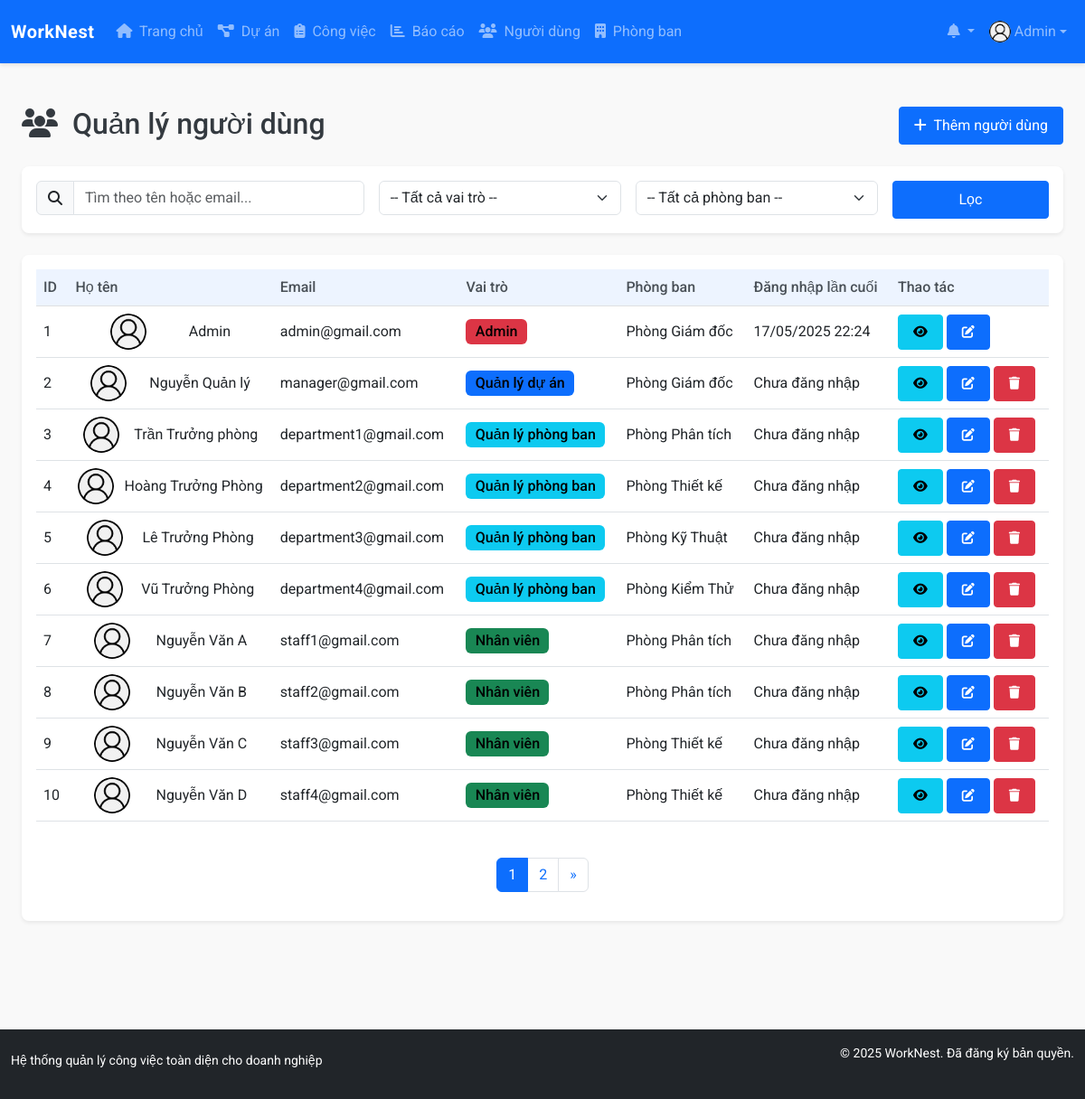
The app's page /modules/users/index.php (signed in) with its own data.
### tables this page shows
CREATE TABLE `users` (
  `id` int NOT NULL,
  `name` varchar(100) NOT NULL,
  `email` varchar(100) NOT NULL,
  `password` varchar(255) NOT NULL,
  `role` enum('admin','project_manager','department_manager','staff') NOT NULL DEFAULT 'staff',
  `department_id` int DEFAULT NULL,
  `phone` varchar(20) DEFAULT NULL,
  `avatar` varchar(255) DEFAULT 'assets/images/avatar-default.png',
  `created_at` datetime NOT NULL DEFAULT CURRENT_TIMESTAMP,
  `updated_at` datetime DEFAULT NULL ON UPDATE CURRENT_TIMESTAMP,
  `last_login` datetime DEFAULT NULL
);

CREATE TABLE `departments` (
  `id` int NOT NULL,
  `name` varchar(100) NOT NULL,
  `description` text,
  `manager_id` int DEFAULT NULL,
  `created_at` datetime NOT NULL DEFAULT CURRENT_TIMESTAMP,
  `updated_at` datetime DEFAULT NULL ON UPDATE CURRENT_TIMESTAMP
);

### config/config.php (called while the page is built, shortened)
<?php
function is_logged_in() {
    return isset($_SESSION['user_id']);
}
function has_permission($required_role) {
    return $_SESSION['user_role'] === $required_role ||
           ($_SESSION['user_role'] === 'admin') ||
           ($required_role === 'department_manager' && $_SESSION['user_role'] === 'project_manager');
}
require_once ROOT_PATH . 'config/database.php';

### config/database.php (called while the page is built, shortened)
<?php
$conn = mysqli_connect(DB_HOST, DB_USER, DB_PASS, DB_NAME);
mysqli_set_charset($conn, "utf8mb4");
function query($sql) {
    global $conn;
    $result = mysqli_query($conn, $sql);
    return $result;
}
function fetch_array($result) {
    return mysqli_fetch_assoc($result);
}
function num_rows($result) {
    return mysqli_num_rows($result);
}

### includes/functions.php (called while the page is built, shortened)
<?php
function format_datetime($datetime, $format = 'd/m/Y H:i') {
    $date = new DateTime($datetime);
    $now = new DateTime();
    $diff = $now->diff($date);
    if ($diff->days == 0) {
        if ($diff->h == 0 && $diff->i < 5) {
            return 'Vừa xong';
        } elseif ($diff->h == 0) {
            return $diff->i . ' phút trước';
        } else {
            return $diff->h . ' giờ trước';
        }
    }
    elseif ($diff->days == 1) {
        return 'Hôm qua lúc ' . $date->format('H:i');
    }
    elseif ($diff->days < 7) {
        return $diff->days . ' ngày trước';
    }
    else {
        return $date->format($format);
    }
}
function get_notifications($user_id, $limit = 10, $offset = 0) {
    $limit = (int)$limit;
    $notifications = [];
    return $notifications;
}

### modules/users/index.php (the view, shortened to what this page needs)
<?php
require_once '../../config/config.php';
require_once '../../includes/functions.php';
$page = isset($_GET['page']) ? (int)$_GET['page'] : 1;
include_once '../../templates/header.php';
$search = isset($_GET['search']) ? escape_string($_GET['search']) : '';
$filter_role = isset($_GET['role']) ? escape_string($_GET['role']) : '';
$filter_department = isset($_GET['department']) ? (int)$_GET['department'] : 0;
$base_sql = "FROM users u
        LEFT JOIN departments d ON u.department_id = d.id
        WHERE 1=1";
$count_sql = "SELECT COUNT(*) as total " . $base_sql;
$count_result = query($count_sql);
$count_row = fetch_array($count_result);
$total = $count_row['total'];
$total_pages = ceil($total / $limit);
$sql = "SELECT u.*, d.name as department_name " . $base_sql . " ORDER BY u.id ASC LIMIT $offset, $limit";
$result = query($sql);
?>
<div class="container-fluid py-4">
    <div class="row mb-4">
        <div class="col-md-6">
            <h2 class="mb-0">
                <i class="fas fa-users me-2"></i> Quản lý người dùng
            </h2>
        </div>
        <div class="col-md-6 text-md-end">
            <?php if (has_permission('admin')): ?>
            <a href="add.php" class="btn btn-primary">
                <i class="fas fa-plus me-1"></i> Thêm người dùng
            </a>
            <?php endif; ?>
        </div>
    </div>
    <div class="card mb-4">
        <div class="card-body">
            <form method="get" action="" class="row g-3">
                <div class="col-md-4">
                    <div class="input-group">
                        <span class="input-group-text"><i class="fas fa-search"></i></span>
                        <input type="text" class="form-control" name="search" placeholder="Tìm theo tên hoặc email..." value="<?php echo $search; ?>">
                    </div>
                </div>
                <div class="col-md-3">
                    <select name="role" class="form-select">
                        <option value="">-- Tất cả vai trò --</option>
                    </select>
                </div>
                <div class="col-md-3">
                    <select name="department" class="form-select">
                        <option value="0">-- Tất cả phòng ban --</option>
                    </select>
                </div>
                <div class="col-md-2">
                    <button type="submit" class="btn btn-primary w-100">Lọc</button>
                </div>
            </form>
        </div>
    </div>
    <div class="card">
        <div class="card-body">
            <div class="table-responsive">
                <table class="table table-hover align-middle">
                    <thead class="table-light">
                        <tr>
                            <th scope="col">ID</th>
                            <th scope="col">Họ tên</th>
                            <th scope="col">Email</th>
                            <th scope="col">Vai trò</th>
                            <th scope="col">Phòng ban</th>
                            <th scope="col">Đăng nhập lần cuối</th>
                            <th scope="col">Thao tác</th>
                        </tr>
                    </thead>
                    <tbody>
                        <?php if (num_rows($result) > 0): ?>
                            <?php while ($user = fetch_array($result)): ?>
                                <tr>
                                    <td><?php echo $user['id']; ?></td>
                                    <td>
                                        <div class="d-flex align-items-center justify-content-evenly">
                                            <img src="<?php echo BASE_URL . $user['avatar']; ?>" alt="Avatar" class="rounded-circle me-2" style="width: 40px; height: 40px; object-fit: cover;">
                                            <?php echo $user['name']; ?>
                                        </div>
                                    </td>
                                    <td><?php echo $user['email']; ?></td>
                                    <td>
                                        <?php
                                        $role_badge_class = 'secondary';
                                        $role_text = 'Không xác định';
                                        switch ($user['role']) {
                                            case 'admin':
                                                $role_badge_class = 'danger';
                                                $role_text = 'Admin';
                                                break;
                                            case 'project_manager':
                                                $role_badge_class = 'primary';
                                                $role_text = 'Quản lý dự án';
                                                break;
                                            case 'department_manager':
                                                $role_badge_class = 'info';
                                                $role_text = 'Quản lý phòng ban';
                                                break;
                                            case 'staff':
                                                $role_badge_class = 'success';
                                                $role_text = 'Nhân viên';
                                                break;
                                        }
                                        ?>
                                        <span class="badge bg-<?php echo $role_badge_class; ?>"><?php echo $role_text; ?></span>
                                    </td>
                                    <td><?php echo $user['department_name'] ?? 'Chưa phân công'; ?></td>
                                    <td><?php echo $user['last_login'] ? format_datetime($user['last_login']) : 'Chưa đăng nhập'; ?></td>
                                    <td>
                                        <a href="view.php?id=<?php echo $user['id']; ?>" class="btn btn-sm btn-info" data-bs-toggle="tooltip" title="Xem chi tiết">
                                            <i class="fas fa-eye"></i>
                                        </a>
                                        <?php if (has_permission('admin')): ?>
                                        <a href="edit.php?id=<?php echo $user['id']; ?>" class="btn btn-sm btn-primary" data-bs-toggle="tooltip" title="Chỉnh sửa">
                                            <i class="fas fa-edit"></i>
                                        </a>
                                        <?php if ($user['id'] != $_SESSION['user_id']): ?>
                                        <a href="index.php?action=delete&id=<?php echo $user['id']; ?>" class="btn btn-sm btn-danger delete-confirm" data-bs-toggle="tooltip" title="Xóa">
                                            <i class="fas fa-trash"></i>
                                        </a>
                                        <?php endif; ?>
                                        <?php endif; ?>
                                    </td>
                                </tr>
                            <?php endwhile; ?>
                        <?php else: ?>
                            <tr>
                                <td colspan="7" class="text-center">Không tìm thấy người dùng nào</td>
                            </tr>
                        <?php endif; ?>
                    </tbody>
                </table>
            </div>
            <?php if ($total_pages > 1): ?>
                <nav aria-label="Page navigation" class="mt-4">
                    <ul class="pagination justify-content-center">
                        <?php for($i = 1; $i <= $total_pages; $i++): ?>
                            <li class="page-item <?php echo $page == $i ? 'active' : ''; ?>">
                                <a class="page-link" href="?page=<?php echo $i; ?><?php echo !empty($search) ? '&search='.$search : ''; ?><?php echo !empty($filter_role) ? '&role='.$filter_role : ''; ?><?php echo $filter_department > 0 ? '&department='.$filter_department : ''; ?>">
                                    <?php echo $i; ?>
                                </a>
                            </li>
                        <?php endfor; ?>
                        <?php if ($page < $total_pages): ?>
                            <li class="page-item">
                                <a class="page-link" href="?page=<?php echo $page+1; ?><?php echo !empty($search) ? '&search='.$search : ''; ?><?php echo !empty($filter_role) ? '&role='.$filter_role : ''; ?><?php echo $filter_department > 0 ? '&department='.$filter_department : ''; ?>" aria-label="Next">
                                    <span aria-hidden="true">&raquo;</span>
                                </a>
                            </li>
                        <?php endif; ?>
                    </ul>
                </nav>
            <?php endif; ?>
        </div>
    </div>
</div>
<?php
include_once '../../templates/footer.php';
?>

### templates/header.php (shortened to what this page needs)
<?php
require_once __DIR__ . '/../includes/functions.php';
?>
<!DOCTYPE html>
<html lang="vi">
<head>
    <link href="https://cdn.jsdelivr.net/npm/bootstrap@5.3.0-alpha1/dist/css/bootstrap.min.css" rel="stylesheet">
    <link rel="stylesheet" href="https://cdnjs.cloudflare.com/ajax/libs/font-awesome/6.4.0/css/all.min.css">
    <link rel="stylesheet" href="<?php echo BASE_URL; ?>assets/css/style.css">
</head>
<body>
    <?php if (is_logged_in()): ?>
        <nav class="navbar navbar-expand-lg navbar-dark bg-primary sticky-top">
            <div class="container-fluid">
                <a class="navbar-brand d-flex align-items-center justify-content-evenly" href="<?php echo BASE_URL; ?>">
                    <span class="fw-bold">WorkNest</span>
                </a>
                <div class="collapse navbar-collapse" id="navbarNav">
                    <ul class="navbar-nav me-auto">
                        <li class="nav-item">
                            <a class="nav-link" href="<?php echo BASE_URL; ?>">
                                <i class="fas fa-home me-1"></i> Trang chủ
                            </a>
                        </li>
                        <?php if (has_permission('project_manager') || has_permission('department_manager')): ?>
                            <li class="nav-item">
                                <a class="nav-link" href="<?php echo BASE_URL; ?>modules/projects/">
                                    <i class="fas fa-project-diagram me-1"></i> Dự án
                                </a>
                            </li>
                        <?php endif; ?>
                        <li class="nav-item">
                            <a class="nav-link" href="<?php echo BASE_URL; ?>modules/tasks/">
                                <i class="fas fa-clipboard-list me-1"></i> Công việc
                            </a>
                        </li>
                        <?php if (has_permission('project_manager') || has_permission('department_manager')): ?>
                            <li class="nav-item">
                                <a class="nav-link" href="<?php echo BASE_URL; ?>modules/reports/">
                                    <i class="fas fa-chart-bar me-1"></i> Báo cáo
                                </a>
                            </li>
                        <?php endif; ?>
                        <?php if (has_permission('admin')): ?>
                            <li class="nav-item">
                                <a class="nav-link" href="<?php echo BASE_URL; ?>modules/users/">
                                    <i class="fas fa-users me-1"></i> Người dùng
                                </a>
                            </li>
                            <li class="nav-item">
                                <a class="nav-link" href="<?php echo BASE_URL; ?>modules/departments/">
                                    <i class="fas fa-building me-1"></i> Phòng ban
                                </a>
                            </li>
                        <?php endif; ?>
                    </ul>
                    <ul class="navbar-nav">
                        <li class="nav-item dropdown">
                            <a class="nav-link dropdown-toggle position-relative" href="#" id="notificationsDropdown"
                                role="button" data-bs-toggle="dropdown" aria-expanded="false">
                                <i class="fas fa-bell"></i>
                            </a>
                        </li>
                        <li class="nav-item dropdown">
                            <a class="nav-link dropdown-toggle d-flex align-items-center justify-content-evenly" href="#" id="userDropdown"
                                role="button" data-bs-toggle="dropdown" aria-expanded="false">
                                <?php
                                $current_user_id = $_SESSION['user_id'];
                                $user_sql = "SELECT * FROM users WHERE id = $current_user_id";
                                $user_result = query($user_sql);
                                $user_data = fetch_array($user_result);
                                ?>
                                <img src="<?php echo BASE_URL . $user_data['avatar']; ?>" class="rounded-circle me-1"
                                    alt="Avatar" style="width: 24px; height: 24px; object-fit: cover;">
                                <span class="d-none d-lg-inline-block"><?php echo $user_data['name']; ?></span>
                            </a>
                        </li>
                    </ul>
                </div>
            </div>
        </nav>
    <?php endif; ?>
    <div class="container-fluid mt-4 pb-5">

### records on screen
users: avatar (placeholder picture), name "Admin", id "1", email "admin@gmail.com", role "Admin", department.name "Phòng Giám đốc", last_login "17/05/2025 22:24"
users: id "2", avatar (placeholder picture), name "Nguyễn Quản lý", email "manager@gmail.com", role "Quản lý dự án", department.name "Phòng Giám đốc", shows "Chưa đăng nhập"
users: id "3", avatar (placeholder picture), name "Trần Trưởng phòng", email "department1@gmail.com", role "Quản lý phòng ban", department.name "Phòng Phân tích", shows "Chưa đăng nhập"
users: id "4", avatar (placeholder picture), name "Hoàng Trưởng Phòng", email "department2@gmail.com", role "Quản lý phòng ban", department.name "Phòng Thiết kế", shows "Chưa đăng nhập"
users: id "5", avatar (placeholder picture), name "Lê Trưởng Phòng", email "department3@gmail.com", role "Quản lý phòng ban", department.name "Phòng Kỹ Thuật", shows "Chưa đăng nhập"
users: id "6", avatar (placeholder picture), name "Vũ Trưởng Phòng", email "department4@gmail.com", role "Quản lý phòng ban", department.name "Phòng Kiểm Thử", shows "Chưa đăng nhập"
users: id "7", avatar (placeholder picture), name "Nguyễn Văn A", email "staff1@gmail.com", role "Nhân viên", department.name "Phòng Phân tích", shows "Chưa đăng nhập"
users: id "8", avatar (placeholder picture), name "Nguyễn Văn B", email "staff2@gmail.com", role "Nhân viên", department.name "Phòng Phân tích", shows "Chưa đăng nhập"
users: id "9", avatar (placeholder picture), name "Nguyễn Văn C", email "staff3@gmail.com", role "Nhân viên", department.name "Phòng Thiết kế", shows "Chưa đăng nhập"
users: id "10", avatar (placeholder picture), name "Nguyễn Văn D", email "staff4@gmail.com", role "Nhân viên", department.name "Phòng Thiết kế", shows "Chưa đăng nhập"
